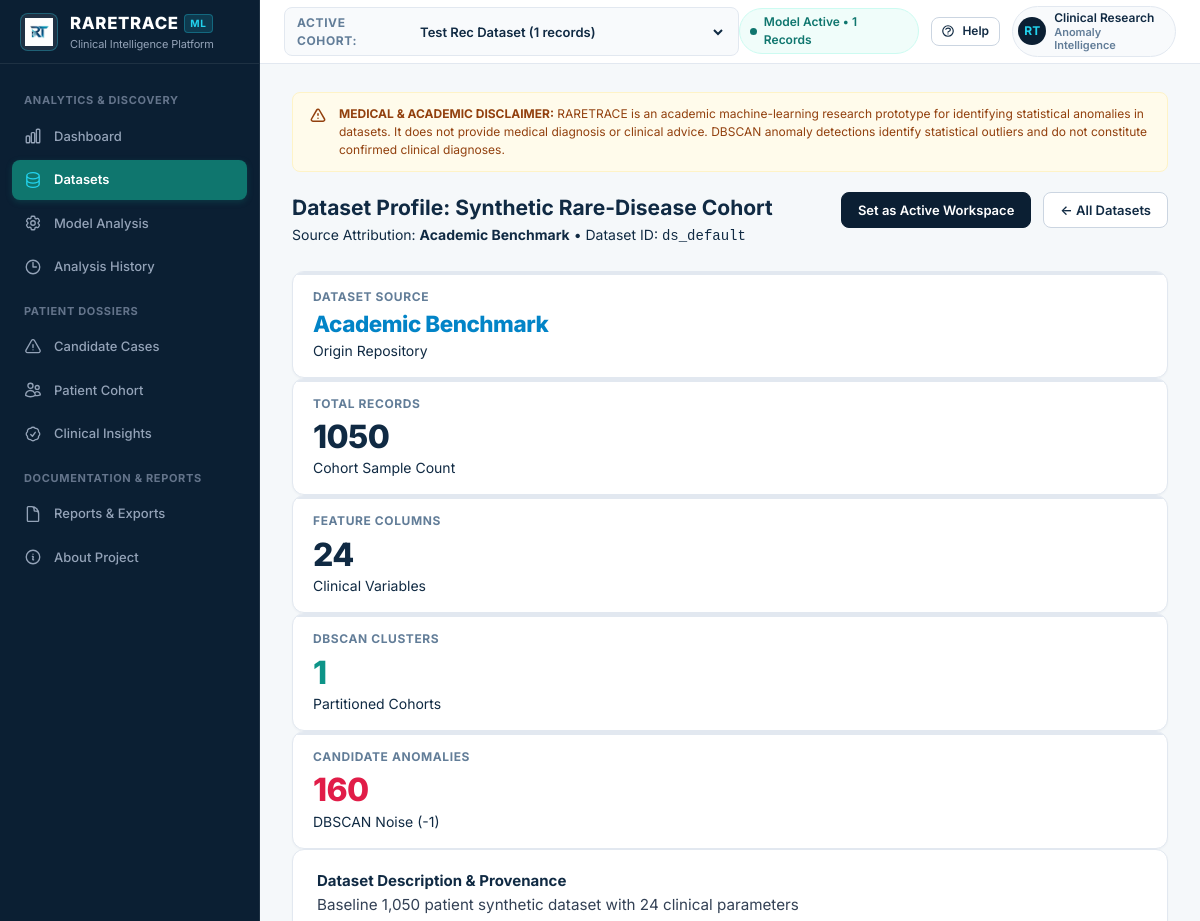
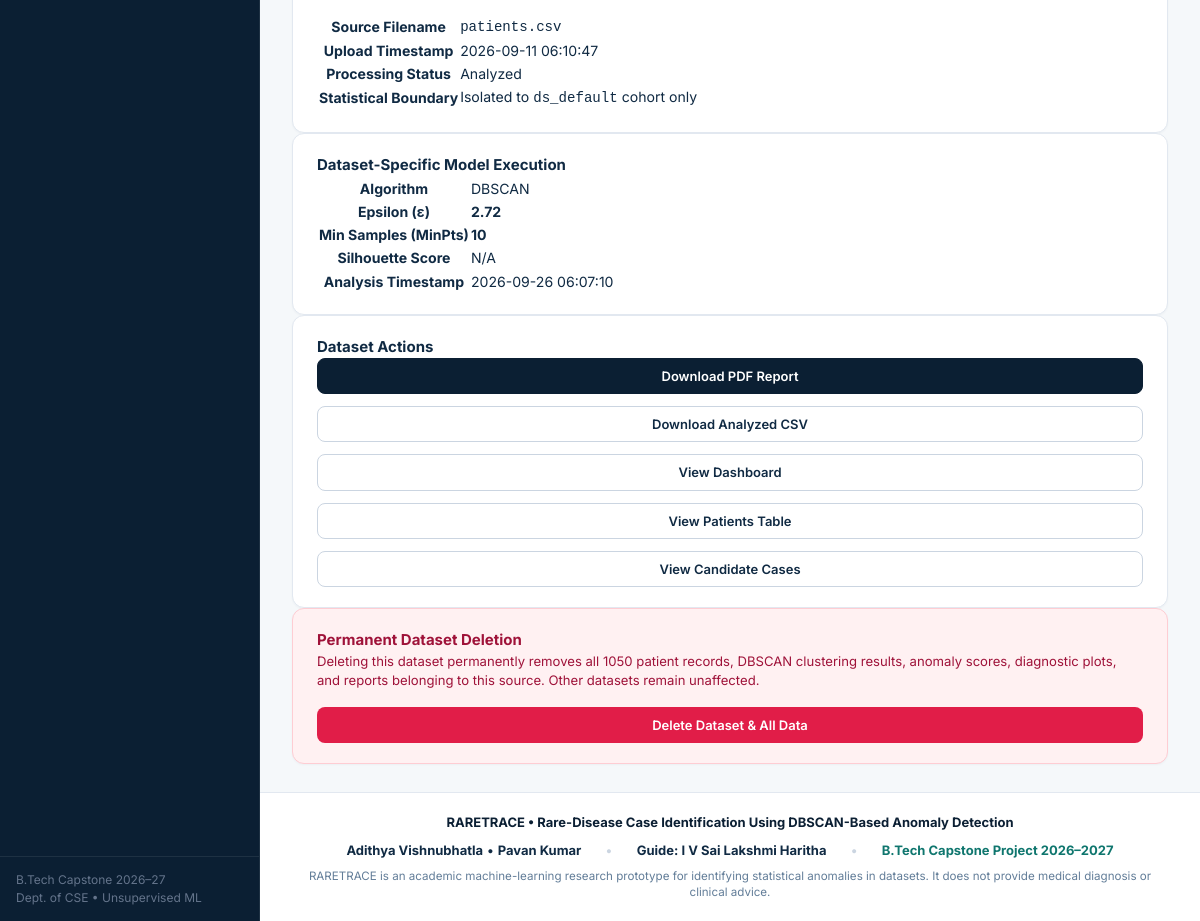
The page /datasets/ds_default on the database its author committed (2 pictures, top to bottom).
### tables this page shows
CREATE TABLE datasets (
                    dataset_id TEXT PRIMARY KEY,
                    dataset_name TEXT NOT NULL,
                    source TEXT NOT NULL,
                    description TEXT,
                    filename TEXT,
                    upload_date TIMESTAMP DEFAULT CURRENT_TIMESTAMP,
                    record_count INTEGER DEFAULT 0,
                    feature_count INTEGER DEFAULT 0,
                    status TEXT DEFAULT 'Analyzed',
                    created_at TIMESTAMP DEFAULT CURRENT_TIMESTAMP
                );

CREATE TABLE model_runs (
                    run_id INTEGER PRIMARY KEY AUTOINCREMENT,
                    dataset_id TEXT NOT NULL,
                    algorithm TEXT DEFAULT 'DBSCAN',
                    eps REAL,
                    min_samples INTEGER,
                    number_of_clusters INTEGER,
                    number_of_anomalies INTEGER,
                    dataset_size INTEGER,
                    silhouette_score REAL,
                    created_at TIMESTAMP DEFAULT CURRENT_TIMESTAMP,
                    FOREIGN KEY (dataset_id) REFERENCES datasets(dataset_id) ON DELETE CASCADE
                );

### app.py (the view)
@app.route("/datasets/<dataset_id>")
def dataset_detail(dataset_id):
    ds = db_manager.get_dataset(dataset_id)
    if not ds:
        return render_template("404.html", message=f"Dataset {dataset_id} not found."), 404
    latest_run = db_manager.get_latest_model_run(dataset_id)
    return render_template("dataset_detail.html", dataset=ds, latest_run=latest_run)

### templates/dataset_detail.html (shortened to what this page needs)
{% extends "base.html" %}
{% block content %}
<div class="page-header">
    <div>
        <h2>Dataset Profile: {{ dataset.dataset_name }}</h2>
        <p>Source Attribution: <strong>{{ dataset.source }}</strong> &bull; Dataset ID: <code>{{ dataset.dataset_id }}</code></p>
    </div>
    <div style="display: flex; gap: 0.75rem;">
        <a href="{{ url_for('switch_dataset', dataset_id=dataset.dataset_id) }}" class="btn btn-primary">
            Set as Active Workspace
        </a>
        <a href="{{ url_for('datasets_page') }}" class="btn btn-secondary">
            &larr; All Datasets
        </a>
    </div>
</div>
<div class="kpi-grid">
    <div class="kpi-card">
        <div class="kpi-label">Dataset Source</div>
        <div class="kpi-value" style="font-size: 1.4rem; color: #0284c7;">{{ dataset.source }}</div>
        <div class="kpi-sub">Origin Repository</div>
    </div>
    <div class="kpi-card">
        <div class="kpi-label">Total Records</div>
        <div class="kpi-value">{{ dataset.record_count }}</div>
        <div class="kpi-sub">Cohort Sample Count</div>
    </div>
    <div class="kpi-card">
        <div class="kpi-label">Feature Columns</div>
        <div class="kpi-value">{{ dataset.feature_count }}</div>
        <div class="kpi-sub">Clinical Variables</div>
    </div>
    <div class="kpi-card">
        <div class="kpi-label">DBSCAN Clusters</div>
        <div class="kpi-value" style="color: #0d9488;">{{ latest_run.number_of_clusters or 'N/A' }}</div>
        <div class="kpi-sub">Partitioned Cohorts</div>
    </div>
    <div class="kpi-card">
        <div class="kpi-label">Candidate Anomalies</div>
        <div class="kpi-value" style="color: #e11d48;">{{ latest_run.number_of_anomalies or 0 }}</div>
        <div class="kpi-sub">DBSCAN Noise (-1)</div>
    </div>
</div>
<div class="dashboard-grid" style="grid-template-columns: 2fr 1fr;">
    <div>
        <div class="card">
            <div class="card-title">Dataset Description &amp; Provenance</div>
            <p style="font-size: 0.95rem; color: #334155; line-height: 1.7; margin-bottom: 1rem;">
                {{ dataset.description or 'No clinical description recorded for this dataset.' }}
            </p>
            <table class="table" style="font-size: 0.88rem;">
                <tr><th style="width: 35%;">Source Filename</th><td><code>{{ dataset.filename }}</code></td></tr>
                <tr><th>Upload Timestamp</th><td>{{ dataset.upload_date }}</td></tr>
                <tr><th>Processing Status</th><td><span class="badge badge-normal">{{ dataset.status }}</span></td></tr>
                <tr><th>Statistical Boundary</th><td>Isolated to <code>{{ dataset.dataset_id }}</code> cohort only</td></tr>
            </table>
        </div>
        <div class="card">
            <div class="card-title">Dataset-Specific Model Execution</div>
            <table class="table" style="font-size: 0.88rem;">
                <tr><th style="width: 35%;">Algorithm</th><td>{{ latest_run.algorithm or 'DBSCAN' }}</td></tr>
                <tr><th>Epsilon (&epsilon;)</th><td><strong>{{ latest_run.eps or 'N/A' }}</strong></td></tr>
                <tr><th>Min Samples (MinPts)</th><td><strong>{{ latest_run.min_samples or 'N/A' }}</strong></td></tr>
                <tr><th>Silhouette Score</th><td>{{ latest_run.silhouette_score or 'N/A' }}</td></tr>
                <tr><th>Analysis Timestamp</th><td>{{ latest_run.created_at or 'N/A' }}</td></tr>
            </table>
        </div>
    </div>
    <div>
        <div class="card">
            <div class="card-title">Dataset Actions</div>
            <div style="display: flex; flex-direction: column; gap: 0.75rem;">
                <a href="{{ url_for('export_pdf_report', dataset_id=dataset.dataset_id) }}" class="btn btn-primary" style="justify-content: center;">
                    Download PDF Report
                </a>
                <a href="{{ url_for('export_csv_report', dataset_id=dataset.dataset_id) }}" class="btn btn-secondary" style="justify-content: center;">
                    Download Analyzed CSV
                </a>
                <a href="{{ url_for('dashboard', dataset_id=dataset.dataset_id) }}" class="btn btn-secondary" style="justify-content: center;">
                    View Dashboard
                </a>
                <a href="{{ url_for('patients', dataset_id=dataset.dataset_id) }}" class="btn btn-secondary" style="justify-content: center;">
                    View Patients Table
                </a>
                <a href="{{ url_for('anomalies', dataset_id=dataset.dataset_id) }}" class="btn btn-secondary" style="justify-content: center;">
                    View Candidate Cases
                </a>
            </div>
        </div>
        <div class="card" style="border: 1px solid #fecdd3; background: #fff1f2;">
            <div class="card-title" style="color: #9f1239;">Permanent Dataset Deletion</div>
            <p style="font-size: 0.82rem; color: #9f1239; margin-bottom: 1rem; line-height: 1.5;">
                Deleting this dataset permanently removes all {{ dataset.record_count }} patient records, DBSCAN clustering results, anomaly scores, diagnostic plots, and reports belonging to this source. Other datasets remain unaffected.
            </p>
            <form action="{{ url_for('delete_dataset', dataset_id=dataset.dataset_id) }}" method="POST" onsubmit="return confirm('Are you absolutely certain you want to permanently delete dataset {{ dataset.dataset_name }}?');">
                <button type="submit" class="btn" style="background: #e11d48; color: #fff; width: 100%; justify-content: center;">
                    Delete Dataset &amp; All Data
                </button>
            </form>
        </div>
    </div>
</div>
{% endblock %}

### templates/base.html (shortened to what this page needs)
<!DOCTYPE html>
<html lang="en">
<head>
    <link rel="stylesheet" href="{{ url_for('static', filename='css/style.css') }}">
</head>
<body>
    <div class="app-shell" id="appShell">
        <aside class="app-sidebar" id="appSidebar">
            <div class="sidebar-header">
                <div class="brand-logo-icon">
                    <img src="{{ url_for('static', filename='images/logo.png') }}" alt="RARETRACE Logo">
                </div>
                <div class="brand-title-wrap">
                    <div class="brand-name">
                        RARETRACE
                        <span class="brand-badge">ML</span>
                    </div>
                    <span class="brand-sub">Clinical Intelligence Platform</span>
                </div>
            </div>
            <nav class="sidebar-nav">
                <div class="sidebar-group-title">Analytics &amp; Discovery</div>
                <a href="{{ url_for('dashboard') }}" class="sidebar-link {% if request.endpoint == 'dashboard' %}active{% endif %}" data-tooltip="Dashboard">
                    <span>Dashboard</span>
                </a>
                <a href="{{ url_for('datasets_page') }}" class="sidebar-link {% if request.endpoint in ['datasets_page', 'dataset_detail'] %}active{% endif %}" data-tooltip="Clinical Datasets">
                    <span>Datasets</span>
                </a>
                <a href="{{ url_for('model_analysis') }}" class="sidebar-link {% if request.endpoint == 'model_analysis' %}active{% endif %}" data-tooltip="Model Analysis">
                    <span>Model Analysis</span>
                </a>
                <a href="{{ url_for('analysis_history') }}" class="sidebar-link {% if request.endpoint in ['analysis_history', 'analysis_history_detail'] %}active{% endif %}" data-tooltip="Analysis History">
                    <svg fill="none" stroke="currentColor" viewBox="0 0 24 24"><path stroke-linecap="round" stroke-linejoin="round" d="M12 6v6h4.5m4.5 0a9 9 0 11-18 0 9 9 0 0118 0z"></path></svg>
                    <span>Analysis History</span>
                </a>
                <div class="sidebar-group-title">Patient Dossiers</div>
                <a href="{{ url_for('anomalies') }}" class="sidebar-link {% if request.endpoint == 'anomalies' %}active{% endif %}" data-tooltip="Candidate Rare Cases">
                    <svg fill="none" stroke="currentColor" viewBox="0 0 24 24"><path stroke-linecap="round" stroke-linejoin="round" d="M12 9v3.75m-9.303 3.376c-.866 1.5.217 3.374 1.948 3.374h14.71c1.73 0 2.813-1.874 1.948-3.374L13.949 3.378c-.866-1.5-3.032-1.5-3.898 0L2.697 16.126zM12 15.75h.007v.008H12v-.008z"></path></svg>
                    <span>Candidate Cases</span>
                </a>
                <a href="{{ url_for('patients') }}" class="sidebar-link {% if request.endpoint in ['patients', 'patient_detail'] %}active{% endif %}" data-tooltip="Patient Cohort">
                    <span>Patient Cohort</span>
                </a>
                <a href="{{ url_for('clinical_suggestions_page') }}" class="sidebar-link " data-tooltip="Clinical Insights &amp; CDS">
                    <span>Clinical Insights</span>
                </a>
                <div class="sidebar-group-title">Documentation &amp; Reports</div>
                <a href="{{ url_for('reports_hub') }}" class="sidebar-link {% if request.endpoint == 'reports_hub' %}active{% endif %}" data-tooltip="Reports &amp; Exports">
                    <span>Reports &amp; Exports</span>
                </a>
                <a href="{{ url_for('about') }}" class="sidebar-link {% if request.endpoint == 'about' %}active{% endif %}" data-tooltip="About Project">
                    <svg fill="none" stroke="currentColor" viewBox="0 0 24 24"><path stroke-linecap="round" stroke-linejoin="round" d="M11.25 11.25l.041-.02a.75.75 0 011.063.852l-.708 2.836a.75.75 0 001.063.853l.041-.021M21 12a9 9 0 11-18 0 9 9 0 0118 0zm-9-3.75h.008v.008H12V8.25z"></path></svg>
                    <span>About Project</span>
                </a>
            </nav>
            <div class="sidebar-footer">
                <div class="sidebar-footer-text">
                    <div>B.Tech Capstone 2026–27</div>
                    <div>Dept. of CSE &bull; Unsupervised ML</div>
                </div>
            </div>
        </aside>
        <div class="app-main">
            <header class="app-topbar">
                <div class="topbar-left">
                    {% if all_datasets %}
                    <div class="topbar-dataset-selector">
                        <span class="dataset-label">Active Cohort:</span>
                        <select class="dataset-select-input" onchange="if(this.value) window.location.href='{{ url_for('switch_dataset', dataset_id='') }}' + this.value;">
                            {% for d in all_datasets %}
                                <option value="{{ d.dataset_id }}" {% if active_dataset and d.dataset_id == active_dataset.dataset_id %}selected{% endif %}>
                                    {{ d.dataset_name }} ({{ d.record_count }} records)
                                </option>
                            {% endfor %}
                        </select>
                    </div>
                    {% endif %}
                </div>
                <div class="topbar-right">
                    {% if active_dataset %}
                    <div class="status-pill">
                        <span class="status-indicator-dot pulse"></span>
                        <span>Model Active &bull; {{ active_dataset.record_count }} Records</span>
                    </div>
                    {% endif %}
                    <button class="btn btn-secondary btn-sm" onclick="openHelpModal()" style="padding: 0.35rem 0.6rem;">
                        <span>Help</span>
                    </button>
                    <div class="user-badge">
                        <div class="user-avatar">RT</div>
                        <div class="user-info">
                            <span>Clinical Research</span>
                            <span class="user-role">Anomaly Intelligence</span>
                        </div>
                    </div>
                </div>
            </header>
            <main class="app-content">
                <div class="disclaimer-banner">
                    <svg fill="none" stroke="currentColor" viewBox="0 0 24 24"><path stroke-linecap="round" stroke-linejoin="round" stroke-width="2" d="M12 9v2m0 4h.01m-6.938 4h13.856c1.54 0 2.502-1.667 1.732-3L13.732 4c-.77-1.333-2.694-1.333-3.464 0L3.34 16c-.77 1.333.192 3 1.732 3z"></path></svg>
                    <div>
                        <strong>MEDICAL &amp; ACADEMIC DISCLAIMER:</strong>
                        RARETRACE is an academic machine-learning research prototype for identifying statistical anomalies in datasets. It does not provide medical diagnosis or clinical advice. DBSCAN anomaly detections identify statistical outliers and do not constitute confirmed clinical diagnoses.
                    </div>
                </div>
                {% block content %}{% endblock %}
            </main>
            <footer class="app-footer" style="padding: 1.25rem 2rem; background: var(--bg-card); border-top: 1px solid var(--border-subtle); display: flex; flex-direction: column; gap: 0.5rem; text-align: center;">
                <div style="font-weight: 700; color: var(--primary-navy); font-size: var(--text-sm);">
                    RARETRACE &bull; Rare-Disease Case Identification Using DBSCAN-Based Anomaly Detection
                </div>
                <div style="display: flex; justify-content: center; align-items: center; gap: 1.5rem; flex-wrap: wrap; font-size: var(--text-sm); color: var(--text-primary);">
                    <div><strong>Adithya Vishnubhatla</strong> &bull; <strong>Pavan Kumar</strong></div>
                    <div style="color: var(--border-strong);">&bull;</div>
                    <div><strong>Guide: I V Sai Lakshmi Haritha</strong></div>
                    <div style="color: var(--border-strong);">&bull;</div>
                    <div style="font-weight: 700; color: var(--secondary-teal);">B.Tech Capstone Project 2026–2027</div>
                </div>
                <div style="font-size: 0.725rem; color: var(--text-muted); max-width: 900px; margin: 0 auto; line-height: 1.4;">
                    RARETRACE is an academic machine-learning research prototype for identifying statistical anomalies in datasets. It does not provide medical diagnosis or clinical advice.
                </div>
            </footer>
        </div>
    </div>
</body>
</html>

### rows shown on the page
datasets: record_count "1"
datasets: dataset_name "Synthetic Rare-Disease Cohort", source "Academic Benchmark", dataset_id "ds_default", record_count "1050", feature_count "24", description "Baseline 1,050 patient synthetic dataset with 24 clinical parameters", filename "patients.csv", upload_date "2026-09-11 06:10:47", status "Analyzed"
model_runs: number_of_clusters "1", number_of_anomalies "160", algorithm "DBSCAN", eps "2.72", min_samples "10", silhouette_score "N/A", created_at "2026-09-26 06:07:10"

### other values the page prints
form field value "Test Rec Dataset (1 records)"
